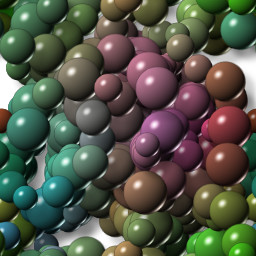
#> input picture codes/PartI/Topico8/blend2.jpg, 256 x 256 px
$ python teste.py
#> lines starting #> are read from the running program, lines starting #| are printed output that depends on the picture
import cv2
import numpy as np

# Leitura da imagem inicial
image = cv2.imread('blend2.jpg')
#> image is the input picture: shape (256, 256, 3); mean B, G, R 71.6, 86.1, 82.2

# Criação de uma cópia da imagem
image_copy = np.copy(image)

# Criação de uma imagem borrada, aplicando filtro média 21x21
image_borrada = np.copy(image)
tamanho_filtro = 21
mask_media = np.ones((tamanho_filtro, tamanho_filtro), np.float32) / (tamanho_filtro * tamanho_filtro)
img_borrada_32f = image_borrada.astype(np.float32)
img_borrada_filtered = cv2.filter2D(img_borrada_32f, -1, mask_media, borderType=cv2.BORDER_CONSTANT)
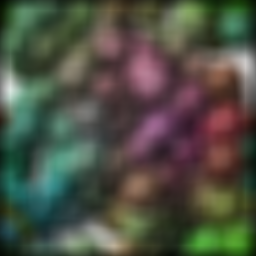
#> img_borrada_filtered: shape (256, 256, 3) float32; mean B, G, R 68.6, 81.7, 78.8
img_borrada_result = img_borrada_filtered.astype(np.uint8)

# Defina as dimensões da imagem
altura = 256
largura = 256

# Crie uma matriz vazia para a imagem gradativa do preto para o branco na horizontal
grad_preto_branco = np.zeros((altura, largura, 3), dtype=np.uint8)

# Crie uma matriz vazia para a imagem gradativa do branco para o preto na horizontal
grad_branco_preto = np.zeros((altura, largura, 3), dtype=np.uint8)

# Defina os valores de l1 e l2 e d
l1 = 0.3
l2 = 0.7
d = 0.05

# Preencha as imagens gradativas usando a função α(x) na horizontal
for y in range(altura):
    for x in range(largura):
        # Calcule o valor de α(x) para o pixel atual na horizontal
        alpha = 0.5 * (np.tanh((y - l1) / d) - np.tanh((y - l2) / d))

        # Mapeie o valor de α(x) para o intervalo de 0 a 255
        valor_pixel = int(alpha * 255)

        # Preencha os pixels nas imagens gradativas na horizontal
        grad_preto_branco[y, x] = (valor_pixel, valor_pixel, valor_pixel)
        grad_branco_preto[y, x] = (255 - valor_pixel, 255 - valor_pixel, 255 - valor_pixel)

img1 = np.multiply(image_copy, grad_preto_branco)
#> img1: shape (256, 256, 3); every value is 0
img2 = np.multiply(img_borrada_result, grad_branco_preto)
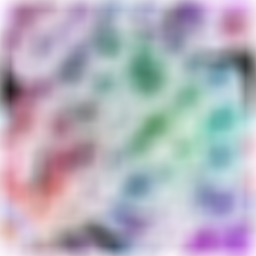
#> img2: shape (256, 256, 3); mean B, G, R 187.9, 174.8, 177.7
img_final = cv2.add(img1, img2)

# Exiba as imagens (opcional)
cv2.imshow("Gradiente Preto para Branco (Horizontal)", grad_preto_branco)
cv2.imshow("Gradiente Branco para Preto (Horizontal)", grad_branco_preto)
cv2.imshow("Final", img_final)
cv2.waitKey(0)
cv2.destroyAllWindows()

$ run again, with codes/PartI/Topico8/blend1.jpg copied over codes/PartI/Topico8/blend2.jpg
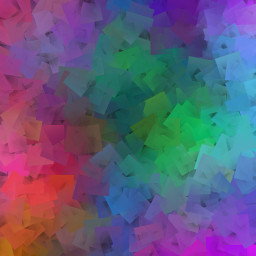
#> input picture codes/PartI/Topico8/blend1.jpg, 256 x 256 px
#> image is the input picture: shape (256, 256, 3); mean B, G, R 122.3, 90.9, 96.8
#> `img_borrada_filtered = cv2.filter2D(img_borrada_32f, -1, mask_media, b..`:
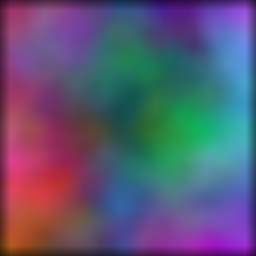
#> img_borrada_filtered: shape (256, 256, 3) float32; mean B, G, R 116.4, 87.8, 91.7
#> img1: shape (256, 256, 3); every value is 0
#> `img2 = np.multiply(img_borrada_result, grad_branco_preto)`:
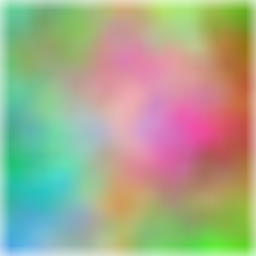
#> img2: shape (256, 256, 3); mean B, G, R 140.1, 168.7, 164.8
